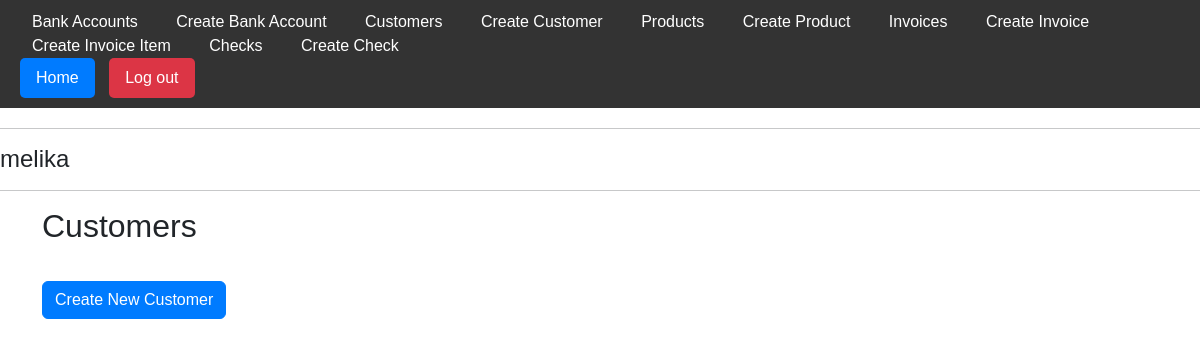
/customers/ (signed in), run on an earlier commit of the app's database.
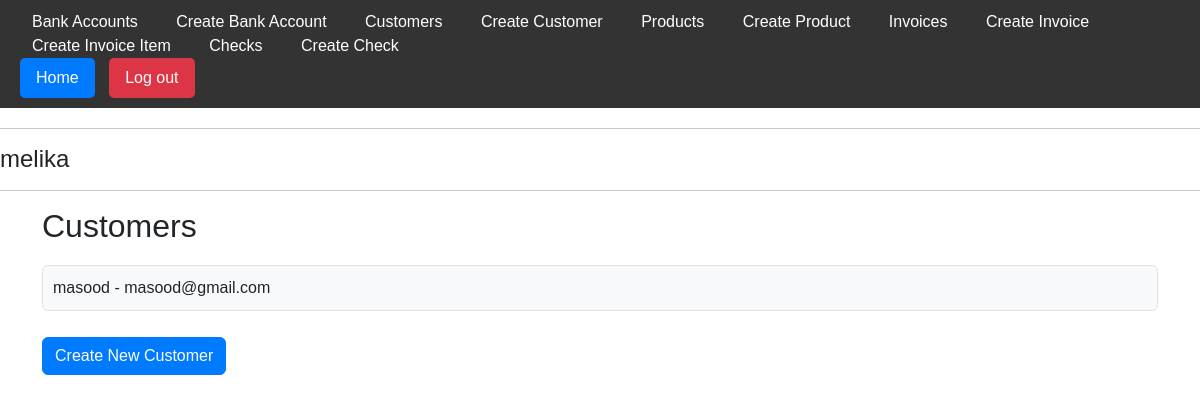
And on a later commit of the database.
### app/models.py (models this page shows, shortened)
class Customer(models.Model):
    user = models.ForeignKey(User, on_delete=models.CASCADE, null=True, blank=True)
    name = models.CharField(max_length=100)
    email = models.EmailField()

### app/views.py (the view)
# urls.py: path('customers/', CustomerListView.as_view(), name='customer-list'),
class CustomerListView(LoginRequiredMixin, ListView):
    model = Customer
    template_name = 'app/customer_list.html'
    def get_queryset(self):
        return Customer.objects.filter(user=self.request.user)

### app/templates/app/customer_list.html
{% extends 'app/base.html' %}
{% load static %}
{% block extra_css %}
  <link rel="stylesheet" type="text/css" href="{% static 'css/customer_list.css' %}">
{% endblock %}
{% block content %}
  <div class="container">
    <h2>Customers</h2>
    <ul class="list-group">
      {% for customer in object_list %}
        <li class="list-group-item">{{ customer.name }} - {{ customer.email }}</li>
      {% endfor %}
    </ul>
    <a href="{% url 'customer-create' %}" class="btn btn-primary mt-3">Create New Customer</a>
  </div>
{% endblock %}

What changed in the data, as far as the page shows it:
added Customer: name "masood", email "masood@gmail.com"
